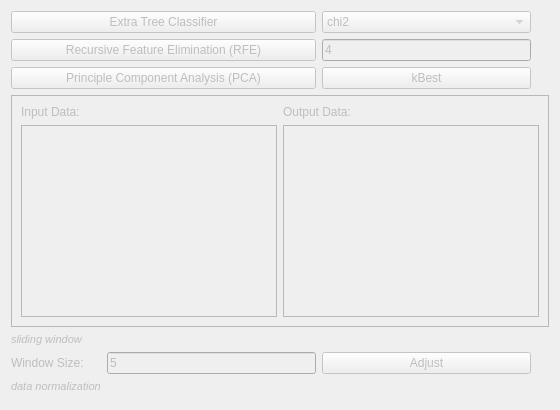
          <widget class="QWidget" name="tabFeature">
           <property name="enabled">
            <bool>false</bool>
           </property>
           <attribute name="title">
            <string>Feature Selection</string>
           </attribute>
           <layout class="QGridLayout" name="gridLayout_14">
            <item row="4" column="2">
             <widget class="QPushButton" name="pushButton_kBest">
              <property name="text">
               <string>kBest</string>
              </property>
             </widget>
            </item>
            <item row="3" column="0" colspan="2">
             <widget class="QPushButton" name="pushButton_RFE">
              <property name="text">
               <string>Recursive Feature Elimination (RFE)</string>
              </property>
             </widget>
            </item>
            <item row="4" column="0" colspan="2">
             <widget class="QPushButton" name="pushButton_PCA">
              <property name="text">
               <string>Principle Component Analysis (PCA)</string>
              </property>
             </widget>
            </item>
            <item row="5" column="0" colspan="6">
             <widget class="QFrame" name="frame_3">
              <property name="frameShape">
               <enum>QFrame::StyledPanel</enum>
              </property>
              <property name="frameShadow">
               <enum>QFrame::Raised</enum>
              </property>
              <layout class="QGridLayout" name="gridLayout_25">
               <item row="4" column="1">
                <widget class="QListWidget" name="listOutput">
                 <property name="selectionMode">
                  <enum>QAbstractItemView::MultiSelection</enum>
                 </property>
                </widget>
               </item>
               <item row="4" column="0">
                <widget class="QListWidget" name="listInput">
                 <property name="selectionMode">
                  <enum>QAbstractItemView::MultiSelection</enum>
                 </property>
                </widget>
               </item>
               <item row="3" column="0">
                <widget class="QLabel" name="label_13">
                 <property name="text">
                  <string>Input Data:</string>
                 </property>
                </widget>
               </item>
               <item row="3" column="1">
                <widget class="QLabel" name="label_14">
                 <property name="text">
                  <string>Output Data:</string>
                 </property>
                </widget>
               </item>
              </layout>
             </widget>
            </item>
            <item row="6" column="0">
             <widget class="QLabel" name="label_42">
              <property name="font">
               <font>
                <pointsize>8</pointsize>
                <weight>50</weight>
                <italic>true</italic>
                <bold>false</bold>
               </font>
              </property>
              <property name="text">
               <string>sliding window</string>
              </property>
             </widget>
            </item>
            <item row="7" column="1">
             <widget class="QLineEdit" name="lineWindowSize">
              <property name="text">
               <string>5</string>
              </property>
             </widget>
            </item>
            <item row="7" column="0">
             <widget class="QLabel" name="label_12">
              <property name="text">
               <string>Window Size:</string>
              </property>
             </widget>
            </item>
            <item row="7" column="2">
             <widget class="QPushButton" name="ButtonSlidedWindow">
              <property name="text">
               <string>Adjust</string>
              </property>
             </widget>
            </item>
            <item row="11" column="0" colspan="2">
             <widget class="QFrame" name="frame_12">
              <property name="frameShape">
               <enum>QFrame::StyledPanel</enum>
              </property>
              <property name="frameShadow">
               <enum>QFrame::Raised</enum>
              </property>
             </widget>
            </item>
            <item row="8" column="0">
             <widget class="QLabel" name="label_43">
              <property name="font">
               <font>
                <pointsize>8</pointsize>
                <weight>50</weight>
                <italic>true</italic>
                <bold>false</bold>
               </font>
              </property>
              <property name="text">
               <string>data normalization</string>
              </property>
             </widget>
            </item>
            <item row="3" column="2">
             <widget class="QLineEdit" name="lineEdit_kWindow">
              <property name="text">
               <string>4</string>
              </property>
             </widget>
            </item>
            <item row="1" column="2">
             <widget class="QComboBox" name="comboBox_2">
              <item>
               <property name="text">
                <string>chi2</string>
               </property>
              </item>
             </widget>
            </item>
            <item row="1" column="0" colspan="2">
             <widget class="QPushButton" name="pushButton_ExtraTree">
              <property name="text">
               <string>Extra Tree Classifier</string>
              </property>
             </widget>
            </item>
           </layout>
          </widget>
